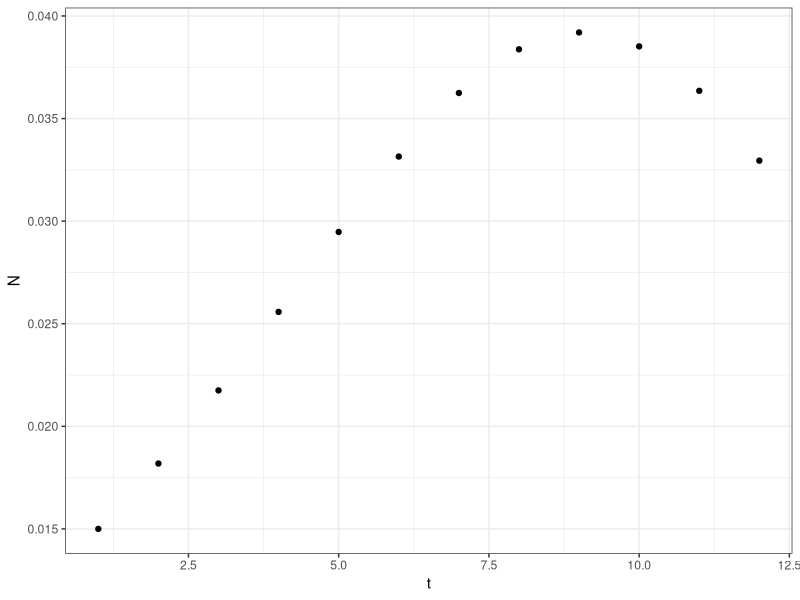

Write R code to recreate this figure.
library(tidyverse)

# Specify parameters
M <- 0.5   # market size ( millions)
p <- 0.03 # coefficient of innovation
q <- 0.25   # coefficient of imitation

# Specify number of time periods to simulate
J <- 12

# Allocate memory to store simulated values
A <- R <- N <- vector(mode="numeric", length=J)

# Input period-1 values
A[1] <- N[1] 
R[1] <- M - A[1]
N[1] <- p*M

# Simulate data for correct periods
for(t in 2:J) {
  A[t] <- N[t-1] + A[t-1]
  R[t] <- M - A[t]
  N[t] <- (p + q*A[t]/M)*R[t]
}

# Combine the data into a data.frame
simdat <- data.frame(t=1:J, N, A, R)
View(simdat)


# plot sales to see if peaks first 12 months 
ggplot(simdat) + geom_point(aes(t,N), color="black") + theme_bw()

